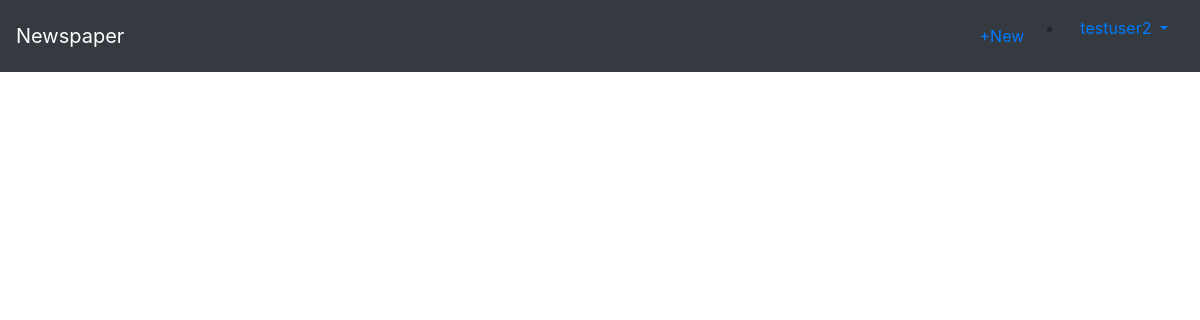
Before: /articles/ (signed in) with the older database file.
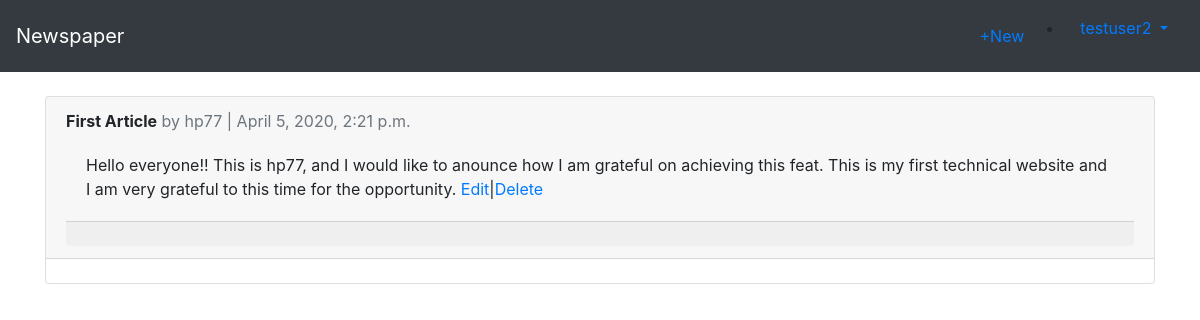
After: the same page with the newer database file.
### users/models.py (models this page shows)
class CustomUser(AbstractUser):
    age = models.PositiveIntegerField(default=0)

### articles/models.py (models this page shows, shortened)
class Article(models.Model):
    title = models.CharField(max_length=255)
    body = models.TextField()
    date = models.DateTimeField(auto_now_add=True)
    author = models.ForeignKey(
        settings.AUTH_USER_MODEL,
        on_delete=models.CASCADE
    )

### articles/views.py (the view)
# urls.py: path('', views.ArticleListView.as_view(), name='article_list'),
class ArticleListView(LoginRequiredMixin, ListView):
    model = models.Article
    template_name = 'article_list.html'
    login_url = 'login'

### templates/article_list.html (shortened to what this page needs)
{% extends 'base.html' %}
{% block content %}
{% for article in object_list %}
<div class="card">
 <div class="card-header">
   <span class="font-weight-bold">{{ article.title }}</span>
   <span class="text-muted">by {{article.author }} | {{ article.date }}</span>
<div class="card-body">
{{ article.body }}
 <a href="{% url 'article_edit' article.pk %}">Edit</a>|<a href="{% url 'article_delete' article.pk%}">Delete</a>
</div>
 <div class="card-footer">
</div>
</div>
<br />
{% endfor %}
{% endblock %}

### templates/base.html (shortened to what this page needs)
<!DOCTYPE html>
<html lang="en">
<head>
<link rel="stylesheet" href="https://maxcdn.bootstrapcdn.com/bootstrap/4.0.0\
/css/bootstrap.min.css" integrity="sha384-Gn5384xqQ1aoWXA+058RXPxPg6fy4IWvTNh2E2\
63XmFcJlSAwiGgFAW/dAiS6JXm">
</head>
<body>
<nav class="navbar navbar-expand-md navbar-dark bg-dark mb-4">
 <a class="navbar-brand" href="{% url 'home'%}">Newspaper</a>
 <div class="collapse navbar-collapse" id="navbarCollapse">
 {% if user.is_authenticated %}
  <ul class="navbar-nav ml-auto">
   <li class="nav-item"><a href="{% url 'article_new' %}">+New</a></li>
   </ul>
   <ul>
   <li>
    <a class="nav-link dropdown-toggle" href="#" id="userMenu" data-toggle="dropdown" aria-haspopup="true" aria-expanded="false">
     {{ user.username }}
     </a>
</li>
</ul>
{% else %}
<form class="form-inline ml-auto">
 <a href="{% url 'login' %}" class="btn btn-outline-secondary">Log in</a>
 <a href="{% url 'signup' %} " class="btn btn-primary ml-2">Sign Up</a>
</form>
{% endif %}
</div>
</nav>
<div class="container">
{% block content %}
{% endblock %}
</div>
</body>
</html>

Changed rows visible on the page:
added Article: title "First Article", author "hp77", date "April 5, 2020, 2:21 p.m.", body "Hello everyone!! This is hp77, and I would like to anounce how I am grateful on achieving this feat. This is my first technical website and I am very grateful to this time for the opportunity."
